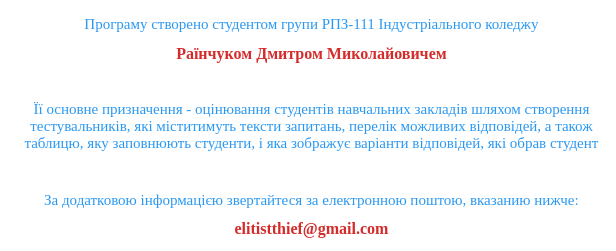
<?xml version="1.0" encoding="UTF-8"?>
<ui version="4.0">
 <class>About</class>
 <widget class="QDialog" name="About">
  <property name="geometry">
   <rect>
    <x>0</x>
    <y>0</y>
    <width>616</width>
    <height>251</height>
   </rect>
  </property>
  <property name="sizePolicy">
   <sizepolicy hsizetype="Fixed" vsizetype="Fixed">
    <horstretch>0</horstretch>
    <verstretch>0</verstretch>
   </sizepolicy>
  </property>
  <property name="minimumSize">
   <size>
    <width>616</width>
    <height>251</height>
   </size>
  </property>
  <property name="maximumSize">
   <size>
    <width>616</width>
    <height>251</height>
   </size>
  </property>
  <property name="windowTitle">
   <string>Про програму</string>
  </property>
  <property name="styleSheet">
   <string notr="true"> background-color: #ffffff;</string>
  </property>
  <widget class="QLabel" name="label">
   <property name="geometry">
    <rect>
     <x>9</x>
     <y>9</y>
     <width>605</width>
     <height>30</height>
    </rect>
   </property>
   <property name="font">
    <font>
     <family>Georgia</family>
     <pointsize>11</pointsize>
    </font>
   </property>
   <property name="styleSheet">
    <string notr="true">color:#2A98F1;</string>
   </property>
   <property name="text">
    <string>Програму створено студентом групи РПЗ-111 Індустріального коледжу</string>
   </property>
   <property name="alignment">
    <set>Qt::AlignCenter</set>
   </property>
  </widget>
  <widget class="QLabel" name="label_2">
   <property name="geometry">
    <rect>
     <x>9</x>
     <y>35</y>
     <width>605</width>
     <height>36</height>
    </rect>
   </property>
   <property name="font">
    <font>
     <family>Georgia</family>
     <pointsize>12</pointsize>
     <weight>75</weight>
     <bold>true</bold>
    </font>
   </property>
   <property name="styleSheet">
    <string notr="true">color:#d42b2b;</string>
   </property>
   <property name="text">
    <string>Раїнчуком Дмитром Миколайовичем</string>
   </property>
   <property name="alignment">
    <set>Qt::AlignCenter</set>
   </property>
  </widget>
  <widget class="QLabel" name="label_3">
   <property name="geometry">
    <rect>
     <x>9</x>
     <y>185</y>
     <width>605</width>
     <height>30</height>
    </rect>
   </property>
   <property name="font">
    <font>
     <family>Georgia</family>
     <pointsize>11</pointsize>
    </font>
   </property>
   <property name="styleSheet">
    <string notr="true">color:#2A98F1;</string>
   </property>
   <property name="text">
    <string>За додатковою інформацією звертайтеся за електронною поштою, вказанию нижче:</string>
   </property>
   <property name="alignment">
    <set>Qt::AlignCenter</set>
   </property>
  </widget>
  <widget class="QLabel" name="label_4">
   <property name="geometry">
    <rect>
     <x>9</x>
     <y>210</y>
     <width>605</width>
     <height>36</height>
    </rect>
   </property>
   <property name="font">
    <font>
     <family>Georgia</family>
     <pointsize>12</pointsize>
     <weight>75</weight>
     <bold>true</bold>
    </font>
   </property>
   <property name="styleSheet">
    <string notr="true">color:#d42b2b;</string>
   </property>
   <property name="text">
    <string>elitistthief@gmail.com</string>
   </property>
   <property name="alignment">
    <set>Qt::AlignCenter</set>
   </property>
  </widget>
  <widget class="QLabel" name="label_5">
   <property name="geometry">
    <rect>
     <x>9</x>
     <y>85</y>
     <width>605</width>
     <height>81</height>
    </rect>
   </property>
   <property name="font">
    <font>
     <family>Georgia</family>
     <pointsize>11</pointsize>
    </font>
   </property>
   <property name="styleSheet">
    <string notr="true">color:#2A98F1;</string>
   </property>
   <property name="text">
    <string>Її основне призначення - оцінювання студентів навчальних закладів шляхом створення тестувальників, які міститимуть тексти запитань, перелік можливих відповідей, а також таблицю, яку заповнюють студенти, і яка зображує варіанти відповідей, які обрав студент</string>
   </property>
   <property name="alignment">
    <set>Qt::AlignCenter</set>
   </property>
   <property name="wordWrap">
    <bool>true</bool>
   </property>
  </widget>
 </widget>
 <resources/>
 <connections/>
</ui>
